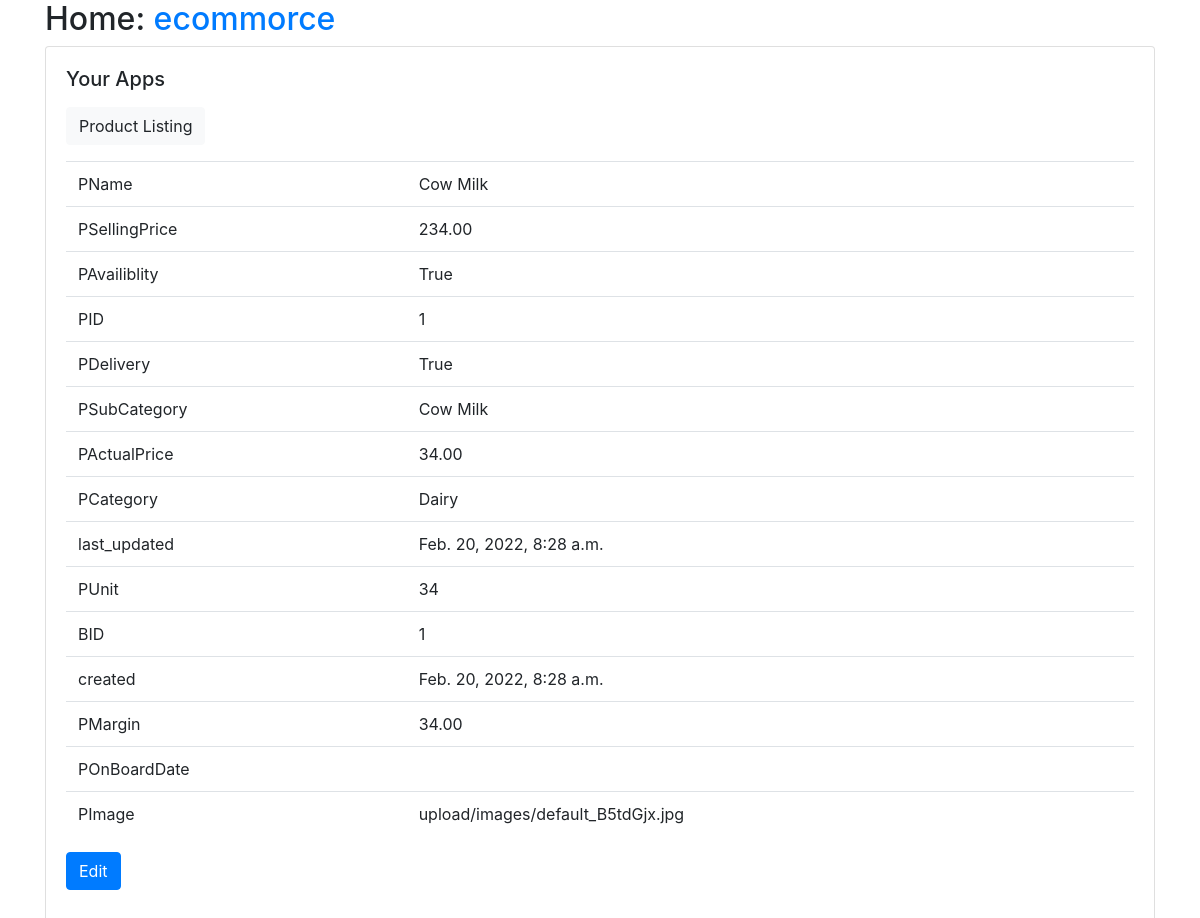
The page /Product/Product/Product/detail/1/ on the database its author committed.
### Product/models.py (models this page shows, shortened)
class Product(models.Model):
    PID = models.AutoField(primary_key=True)
    BID = models.ForeignKey(storeprofile,on_delete=models.CASCADE)
    PName = models.CharField(max_length=30)
    PCategory = models.ForeignKey(Product_Category,on_delete=models.CASCADE)
    PSubCategory = models.ForeignKey(Product_SubCategory,on_delete=models.CASCADE)
    PSellingPrice = models.DecimalField(max_digits=10, decimal_places=2)
    PActualPrice = models.DecimalField(max_digits=10, decimal_places=2)
    PMargin = models.DecimalField(max_digits=10, decimal_places=2)
    PUnit = models.PositiveIntegerField()
    PAvailiblity = models.BooleanField(default=True)
    PDelivery = models.BooleanField(default=False)
    last_updated = models.DateTimeField(auto_now=True, editable=False)
    created = models.DateTimeField(auto_now_add=True, editable=False)
    PImage = models.ImageField(upload_to="upload/images/")
    class Meta:
        pass
    def get_update_url(self):
        return reverse("Product_Product_update", args=(self.PID,))

class Product_SubCategory(models.Model):
    Product_Category = models.ForeignKey(Product_Category,on_delete=models.CASCADE)
    id = models.AutoField(primary_key=True)
    name = models.CharField(max_length=30)
    last_updated = models.DateTimeField(auto_now=True, editable=False)
    created = models.DateTimeField(auto_now_add=True, editable=False)
    is_active = models.BooleanField(default=False)
    class Meta:
        pass
    def __str__(self):
        return str(self.name)

class Product_Category(models.Model):
    id = models.BigAutoField(primary_key=True)
    name = models.CharField(max_length=30)
    last_updated = models.DateTimeField(auto_now=True, editable=False)
    created = models.DateTimeField(auto_now_add=True, editable=False)
    is_active = models.BooleanField(default=False)
    class Meta:
        pass
    def __str__(self):
        return str(self.name)

### BusinessOwener/models.py (models this page shows, shortened)
class storeprofile(models.Model):
    user = models.ForeignKey(profile,on_delete=models.CASCADE)
    BID = models.BigAutoField(primary_key=True)
    BStoreName = models.CharField(max_length=50)
    BPinCode = models.PositiveIntegerField()
    BAddressLine1 = models.TextField(max_length=100)
    BAddressLine2 = models.TextField(max_length=100)
    last_updated = models.DateTimeField(auto_now=True, editable=False)
    created = models.DateTimeField(auto_now_add=True, editable=False)
    class Meta:
        pass
    def __str__(self):
        return str(self.pk)

### Product/views.py (the view)
# urls.py: path("Product/Product/detail/<int:PID>/", views.ProductDetailView.as_view(), name="Product_Product_detail"),
class ProductDetailView(generic.DetailView):
    model = models.Product
    form_class = forms.ProductForm
    pk_url_kwarg = "PID"

### Product/templates/Product/product_detail.html
{% extends "base.html" %}
{% load static %}
{% block content %}
<p>
    <a class="btn btn-light" href="{% url 'Product_Product_list' %}">
    Product Listing
    </a>
</p>
<table class="table">
    <tr><td>PName</td><td>{{ object.PName }}</td></tr>
    <tr><td>PSellingPrice</td><td>{{ object.PSellingPrice }}</td></tr>
    <tr><td>PAvailiblity</td><td>{{ object.PAvailiblity }}</td></tr>
    <tr><td>PID</td><td>{{ object.PID }}</td></tr>
    <tr><td>PDelivery</td><td>{{ object.PDelivery }}</td></tr>
    <tr><td>PSubCategory</td><td>{{ object.PSubCategory }}</td></tr>
    <tr><td>PActualPrice</td><td>{{ object.PActualPrice }}</td></tr>
    <tr><td>PCategory</td><td>{{ object.PCategory }}</td></tr>
    <tr><td>last_updated</td><td>{{ object.last_updated }}</td></tr>
    <tr><td>PUnit</td><td>{{ object.PUnit }}</td></tr>
    <tr><td>BID</td><td>{{ object.BID }}</td></tr>
    <tr><td>created</td><td>{{ object.created }}</td></tr>
    <tr><td>PMargin</td><td>{{ object.PMargin }}</td></tr>
    <tr><td>POnBoardDate</td><td>{{ object.POnBoardDate }}</td></tr>
    <tr><td>PImage</td><td>{{ object.PImage }}</td></tr>
</table>
<a class="btn btn-primary" href="{{object.get_update_url}}">Edit</a>
{% endblock %}

### templates/base.html (shortened to what this page needs)
{% load static %}
<html>
  <head>
    <link rel="stylesheet" href="https://stackpath.bootstrapcdn.com/bootstrap/4.3.1/css/bootstrap.min.css"
>
  </head>
  <body>
    <div id="content" class="container">
      <h2>Home: <a href="{% url 'index' %}">ecommorce</a></h2>
      <div class="card">
        <div class="card-body">
          <h5 class="card-title">Your Apps</h5>
          <p class="card-text">{% block content %}{% endblock %}</p>
        </div>
      </div>
    </div>
  </body>
</html>

### rows shown on the page
Product: PName "Cow Milk", PSellingPrice "234.00", PAvailiblity "True", PID "1", PDelivery "True", PSubCategory "Cow Milk", PActualPrice "34.00", PCategory "Dairy", last_updated "Feb. 20, 2022, 8:28 a.m.", PUnit "34", BID "1", created "Feb. 20, 2022, 8:28 a.m.", PMargin "34.00", PImage "upload/images/default_B5tdGjx.jpg"
